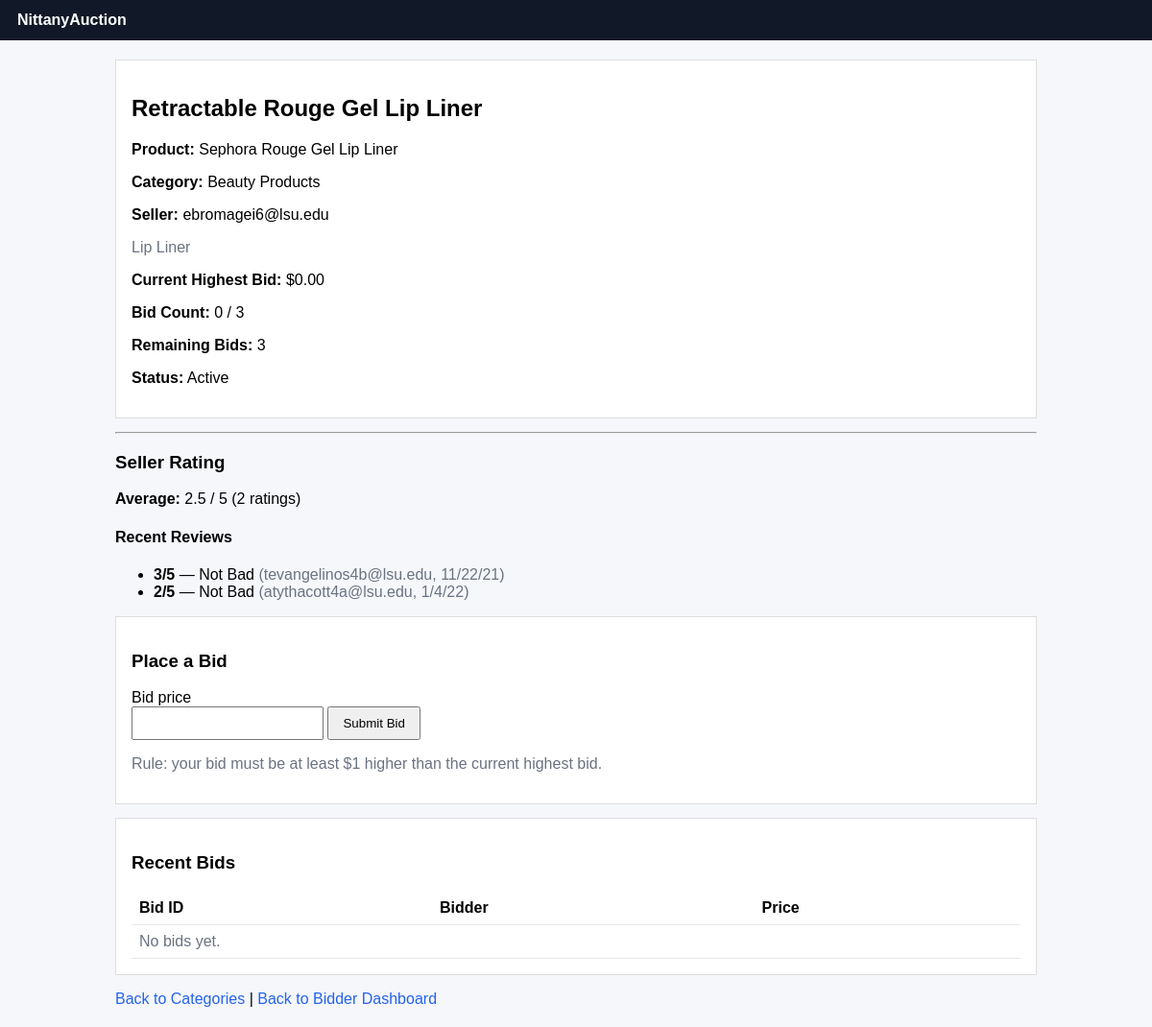
Page /listing/ebromagei6@lsu.edu/44 on the committed database.
### tables this page shows
CREATE TABLE "Auction_Listings" (
	"Seller_Email"	TEXT,
	"Listing_ID"	INTEGER,
	"Category"	TEXT,
	"Auction_Title"	TEXT,
	"Product_Name"	TEXT,
	"Product_Description"	TEXT,
	"Quantity"	INTEGER,
	"Reserve_Price"	TEXT,
	"Max_bids"	INTEGER,
	"Status"	INTEGER,
	PRIMARY KEY("Seller_Email","Listing_ID"),
	FOREIGN KEY("Category") REFERENCES "Categories"("category_name"),
	FOREIGN KEY("Seller_Email") REFERENCES "Sellers"("email")
);

CREATE TABLE "Ratings" (
	"Bidder_Email"	TEXT,
	"Seller_Email"	TEXT,
	"Date"	TEXT,
	"Rating"	INTEGER,
	"Rating_Desc"	TEXT,
	PRIMARY KEY("Bidder_Email","Seller_Email","Date"),
	FOREIGN KEY("Bidder_Email") REFERENCES "Bidders"("email"),
	FOREIGN KEY("Seller_Email") REFERENCES "Sellers"("email")
);

### auction_app.py (the view, shortened to what this page needs)
@app.route('/listing/<seller_email>/<int:listing_id>')
def listing(seller_email, listing_id):
    with get_db_connection() as conn:
        r = conn.execute(
            '''
            SELECT * FROM Auction_Listings
            WHERE Seller_Email = ? AND Listing_ID = ?
            ''',
            (seller_email, listing_id)).fetchone()
        if r == None:
            return "Listing not found", 404
        s = conn.execute(
                '''
                SELECT ROUND(AVG(Rating), 1) AS avg_rating, COUNT(*) AS num_ratings
                FROM Ratings
                WHERE Seller_Email = ?
                ''',
                (seller_email,)).fetchone()
        if s:
            avg_rating = s["avg_rating"] if s["avg_rating"] is not None else None
            num_ratings = s["num_ratings"]
        else:
            avg_rating = None
            num_ratings = 0
        reviews = conn.execute(
                '''
                SELECT Bidder_Email, Date, Rating, Rating_Desc
                FROM Ratings
                WHERE Seller_Email = ?
                ORDER BY Date DESC
                LIMIT 10
                ''',
                (seller_email,)).fetchall()
        rb = conn.execute(
            '''
            SELECT Bid_ID, Bidder_Email, Bid_Price
            FROM Bids
            WHERE Seller_Email = ? AND Listing_ID = ?
            ORDER BY Bid_ID DESC
            LIMIT 10
            ''',
            (seller_email, listing_id)).fetchall()
        row = conn.execute(
            '''
            SELECT COUNT(*) AS bid_count, MAX(Bid_Price) AS highest_bid
            FROM Bids
            WHERE Seller_Email = ? AND Listing_ID = ?
            ''',
            (seller_email, listing_id)).fetchone()
        if row:
            bid_count = row["bid_count"]
            if row["highest_bid"] != None:
                highest_bid = row["highest_bid"]
            else:
                highest_bid = 0.0
        else:
            bid_count = 0
            highest_bid = 0.0
        max_bids = int(r["Max_bids"] or 0)
        remaining_bids = max_bids - int(bid_count)
        if remaining_bids < 0:
            remaining_bids = 0
        if r["Status"] == 1 and remaining_bids > 0:
            can_place_bid = True
        else:
            can_place_bid = False
        can_r = False
        already_r = False
        b_email = session.get("email")
        today = date.today().isoformat()
    return render_template(
        'item_detail.html',
        listing=r,
        highest_bid=highest_bid,
        bid_count=bid_count,
        remaining_bids=remaining_bids,
        can_place_bid=can_place_bid,
        is_winner=False,
        recent_bids=rb,
        avg_rating=avg_rating,
        num_ratings=num_ratings,
        reviews=reviews,
        can_r=can_r,
        already_r=already_r
    )

### auction_app.py (called while the page is built)
def get_db_connection():
    conn = sql.connect(database)
    conn.row_factory = sql.Row
    return conn

### templates/item_detail.html (shortened to what this page needs)
<!DOCTYPE html>
<html lang="en">
<head>
</head>
<body>
    <div class="nav">
        <strong>NittanyAuction</strong>
    </div>
    <div class="container">
        <div class="card">
            <h2>{{ listing['Auction_Title'] }}</h2>
            <p><strong>Product:</strong> {{ listing['Product_Name'] }}</p>
            <p><strong>Category:</strong> {{ listing['Category'] }}</p>
            <p><strong>Seller:</strong> {{ listing['Seller_Email'] }}</p>
            <p class="muted">{{ listing['Product_Description'] }}</p>
            <p><strong>Current Highest Bid:</strong> ${{ '%.2f'|format(highest_bid) }}</p>
            <p><strong>Bid Count:</strong> {{ bid_count }} / {{ listing['Max_bids'] }}</p>
            <p><strong>Remaining Bids:</strong> {{ remaining_bids }}</p>
            <p><strong>Status:</strong>
                {% if listing['Status'] == 1 %}Active{% elif listing['Status'] == 2 %}Sold{% else %}Inactive{% endif %}
            </p>
        </div>
            <hr>
            <h3>Seller Rating</h3>
            <p>
            <strong>Average:</strong>
            {% if avg_rating is not none %}
                {{ avg_rating }} / 5 ({{ num_ratings }} ratings)
            {% else %}
                No ratings yet
            {% endif %}
            </p>
            <h4>Recent Reviews</h4>
            {% if reviews and reviews|length > 0 %}
            <ul>
                {% for r in reviews %}
                <li>
                    <strong>{{ r['Rating'] }}/5</strong> — {{ r['Rating_Desc'] }}
                    <span class="muted"> ({{ r['Bidder_Email'] }}, {{ r['Date'] }})</span>
                </li>
                {% endfor %}
            </ul>
            {% else %}
            <p class="muted">No reviews yet.</p>
            {% endif %}
        <div class="card">
            <h3>Place a Bid</h3>
            {% if can_place_bid %}
                <form method="POST">
                    <label for="bid_price">Bid price</label><br>
                    <input id="bid_price" name="bid_price" type="number" step="0.01" min="0" required>
                    <button type="submit">Submit Bid</button>
                </form>
                <p class="muted">Rule: your bid must be at least $1 higher than the current highest bid.</p>
            {% else %}
                <p class="error">This auction is closed and no more bids are accepted.</p>
            {% endif %}
        </div>
        <div class="card">
            <h3>Recent Bids</h3>
            <table>
                <thead>
                    <tr>
                        <th>Bid ID</th>
                        <th>Bidder</th>
                        <th>Price</th>
                    </tr>
                </thead>
                <tbody>
                    {% if not recent_bids %}
                    <tr><td colspan="3" class="muted">No bids yet.</td></tr>
                    {% endif %}
                </tbody>
            </table>
        </div>
        <p>
            <a href="{{ url_for('categories') }}">Back to Categories</a> |
            <a href="{{ url_for('bidder_dashboard') }}">Back to Bidder Dashboard</a>
        </p>
    </div>
</body>
</html>

### templates/item_detail.html (style rules this page uses)
body { font-family: Arial, sans-serif; margin: 0; background: #f5f7fb; }
.nav { background: #111827; color: #fff; padding: 12px 18px; }
.container { max-width: 960px; margin: 20px auto; padding: 0 16px; }
.card { background: white; padding: 16px; margin-bottom: 14px; border: 1px solid #ddd; }
.muted { color: #6b7280; }
table { width: 100%; border-collapse: collapse; }
th, td { border-bottom: 1px solid #e5e7eb; padding: 8px; text-align: left; }
input[type="number"] { width: 180px; padding: 8px; }
button { padding: 8px 14px; cursor: pointer; }
a { color: #2563eb; text-decoration: none; }

### rows in the picture
Auction_Listings: Auction_Title "Retractable Rouge Gel Lip Liner", Product_Name "Sephora Rouge Gel Lip Liner", Category "Beauty Products", Seller_Email "ebromagei6@lsu.edu", Product_Description "Lip Liner", Max_bids "3"
Ratings: Rating "3", Rating_Desc "Not Bad", Bidder_Email "tevangelinos4b@lsu.edu", Date "11/22/21"
Ratings: Rating "2", Rating_Desc "Not Bad", Bidder_Email "atythacott4a@lsu.edu", Date "1/4/22"

### other values in the picture
{{ '%.2f'|format(highest_bid) }} "0.00"
{{ bid_count }} "0"
{{ remaining_bids }} "3"
{{ avg_rating }} "2.5"
{{ num_ratings }} "2"
